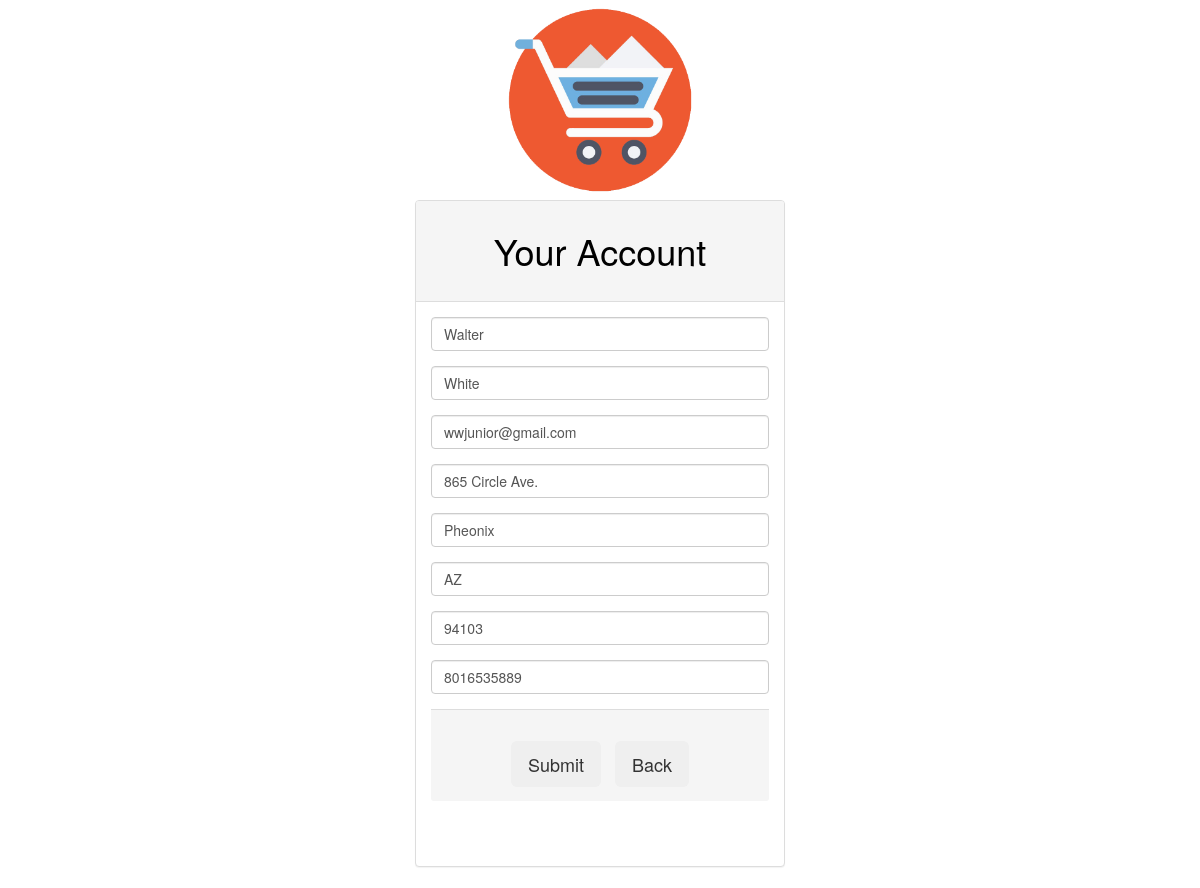
Page /account.php (signed in) on the committed database.
### tables this page shows
CREATE TABLE IF NOT EXISTS `account` (
  `username` varchar(30) NOT NULL,
  `password` varchar(32) NOT NULL,
  `role` varchar(20) NOT NULL,
  `customer_id` int(100) NOT NULL,
  PRIMARY KEY (`username`),
  KEY `customer_id` (`customer_id`)
);

CREATE TABLE IF NOT EXISTS `customer` (
  `customer_id` int(100) NOT NULL AUTO_INCREMENT,
  `campaign_id` int(20) NOT NULL,
  `firstname` varchar(100) NOT NULL,
  `lastname` varchar(100) NOT NULL,
  `email` varchar(30) NOT NULL,
  `street` varchar(100) NOT NULL,
  `city` varchar(100) NOT NULL,
  `state` varchar(2) NOT NULL,
  `zipcode` varchar(8) NOT NULL,
  `phone` bigint(15) NOT NULL,
  PRIMARY KEY (`customer_id`),
  KEY `campaign_id` (`campaign_id`)
);

### account.php (the view, shortened to what this page needs)
<?php
require_once  'php_files/dblogin.php';
$conn = new mysqli($hn, $un, $pw, $db);
$username = $_SESSION['username'];
$query = "SELECT * FROM customer JOIN account ON customer.customer_id = account.customer_id WHERE account.username = '$username'";
$result = $conn->query($query);
$row = $result->fetch_array(MYSQLI_ASSOC);
?>
<html>
	<head>
		<link rel="stylesheet" href="https://maxcdn.bootstrapcdn.com/bootstrap/3.3.7/css/bootstrap.min.css">
		<link rel="stylesheet" href="stylesheet.css">
	</head>
	<body >
		<img  height='200' width='200' src = 'images/logo.png'></img>
		<div class="container-fluid">
			<div class="row">
				<div class="col-sm-4 col-xs-12">
				</div>
				<div class="col-sm-4 col-xs-12">
					<div class="panel panel-default text-center">
						<div class="panel-heading">
						  <h1>Your Account</h1>
						</div>
						<form class="panel-body" action="php_files/account_update.php" method='post'>
								<div class = "form-group">
									<input class="form-control" id="firstname" name="firstname" value="<?php print $row['firstname']?>" type="text">
								</div>
								<div class = "form-group">
									<input class="form-control" id="lastname" name="lastname" value="<?php print $row['lastname']?>" type="text">
								</div>
								<div class = "form-group">
									<input class="form-control" id="email" name="email" value="<?php print $row['email']?>" type="text">
								</div>
								<div class = "form-group">
									<input class="form-control" id="street" name="street" value="<?php print $row['street']?>" type="text">
								</div>
								<div class = "form-group">
									<input class="form-control" id="city" name="city" value="<?php print $row['city']?>" type="text">
								</div>
								<div class = "form-group">
									<input class="form-control" maxlength="2" id="state" name="state" value="<?php print $row['state']?>" type="text">
								</div>
								<div class = "form-group">
									<input class="form-control" id="zipcode" name="zipcode" value="<?php print $row['zipcode']?>" type="text">
								</div>
								<div class = "form-group">
									<input class="form-control" id="phone" name="phone" value="<?php print $row['phone']?>" type="number">
								</div>
							<div class="panel-footer">
								<button class="btn btn-lg" type="submit" name="btnsubmit">Submit</button>
								<form action="account_update.php"><button class="btn btn-lg" type="submit" name="btnback">Back</button></form>
							</div>
						</form>
					</div>
				</div>
			</div>
		</div>
	</body>
</html>

### stylesheet.css (style rules this page uses)
body { background-color: white; font-size:50px; }
h1 { color: black; text-align: center; }
img { display: block; margin-left: auto; margin-right: auto; }

### rows in the picture
account: firstname "Walter", lastname "White", email "wwjunior@gmail.com", street "865 Circle Ave.", city "Pheonix", state "AZ", zipcode "94103", phone "8016535889"
